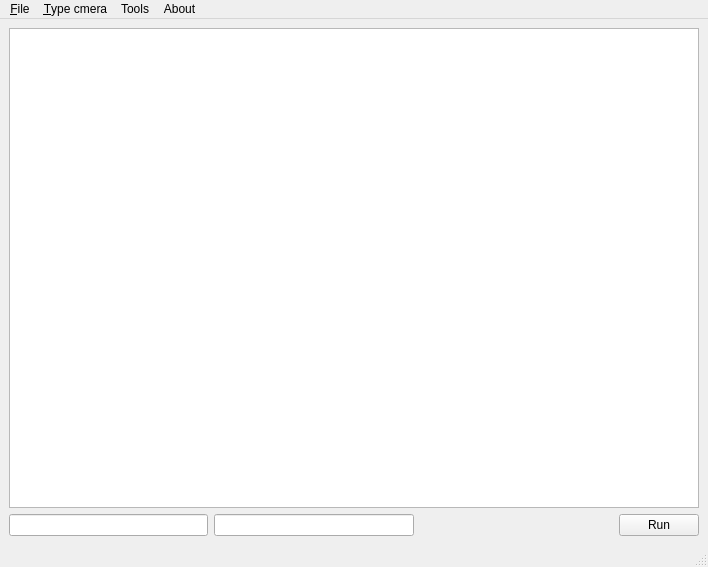
<?xml version="1.0" encoding="UTF-8"?>
<ui version="4.0">
 <class>MainWindow</class>
 <widget class="QMainWindow" name="MainWindow">
  <property name="geometry">
   <rect>
    <x>0</x>
    <y>0</y>
    <width>708</width>
    <height>567</height>
   </rect>
  </property>
  <property name="windowTitle">
   <string>MainWindow</string>
  </property>
  <widget class="QWidget" name="centralwidget">
   <layout class="QVBoxLayout" name="verticalLayout">
    <item>
     <widget class="QGraphicsView" name="graphicsView">
      <property name="cursor" stdset="0">
       <cursorShape>CrossCursor</cursorShape>
      </property>
     </widget>
    </item>
    <item>
     <layout class="QHBoxLayout" name="horizontalLayout">
      <item>
       <widget class="QLineEdit" name="lineEdit"/>
      </item>
      <item>
       <widget class="QLineEdit" name="lineEdit_2"/>
      </item>
      <item>
       <spacer name="horizontalSpacer">
        <property name="orientation">
         <enum>Qt::Horizontal</enum>
        </property>
        <property name="sizeHint" stdset="0">
         <size>
          <width>40</width>
          <height>20</height>
         </size>
        </property>
       </spacer>
      </item>
      <item>
       <widget class="QPushButton" name="pushButton">
        <property name="whatsThis">
         <string>Calculate coordinates</string>
        </property>
        <property name="text">
         <string>Run</string>
        </property>
       </widget>
      </item>
     </layout>
    </item>
   </layout>
  </widget>
  <widget class="QMenuBar" name="menubar">
   <property name="geometry">
    <rect>
     <x>0</x>
     <y>0</y>
     <width>708</width>
     <height>21</height>
    </rect>
   </property>
   <widget class="QMenu" name="menu_Open">
    <property name="title">
     <string>&amp;File</string>
    </property>
    <addaction name="action_Open"/>
    <addaction name="action_Save"/>
    <addaction name="action_Quit"/>
   </widget>
   <widget class="QMenu" name="menu_Type_cmera">
    <property name="title">
     <string>&amp;Type cmera</string>
    </property>
    <addaction name="action_2"/>
    <addaction name="actionX"/>
   </widget>
   <widget class="QMenu" name="menuTools">
    <property name="title">
     <string>Tools</string>
    </property>
   </widget>
   <widget class="QMenu" name="menuAbout">
    <property name="title">
     <string>About</string>
    </property>
   </widget>
   <addaction name="menu_Open"/>
   <addaction name="menu_Type_cmera"/>
   <addaction name="menuTools"/>
   <addaction name="menuAbout"/>
  </widget>
  <widget class="QStatusBar" name="statusbar"/>
  <action name="action_Open">
   <property name="text">
    <string>&amp;Open</string>
   </property>
  </action>
  <action name="action_Save">
   <property name="text">
    <string>&amp;Save</string>
   </property>
  </action>
  <action name="action_2">
   <property name="text">
    <string>+</string>
   </property>
  </action>
  <action name="actionX">
   <property name="text">
    <string>x</string>
   </property>
  </action>
  <action name="action_Quit">
   <property name="text">
    <string>&amp;Quit</string>
   </property>
   <property name="whatsThis">
    <string>Quit</string>
   </property>
  </action>
 </widget>
 <resources/>
 <connections/>
</ui>
